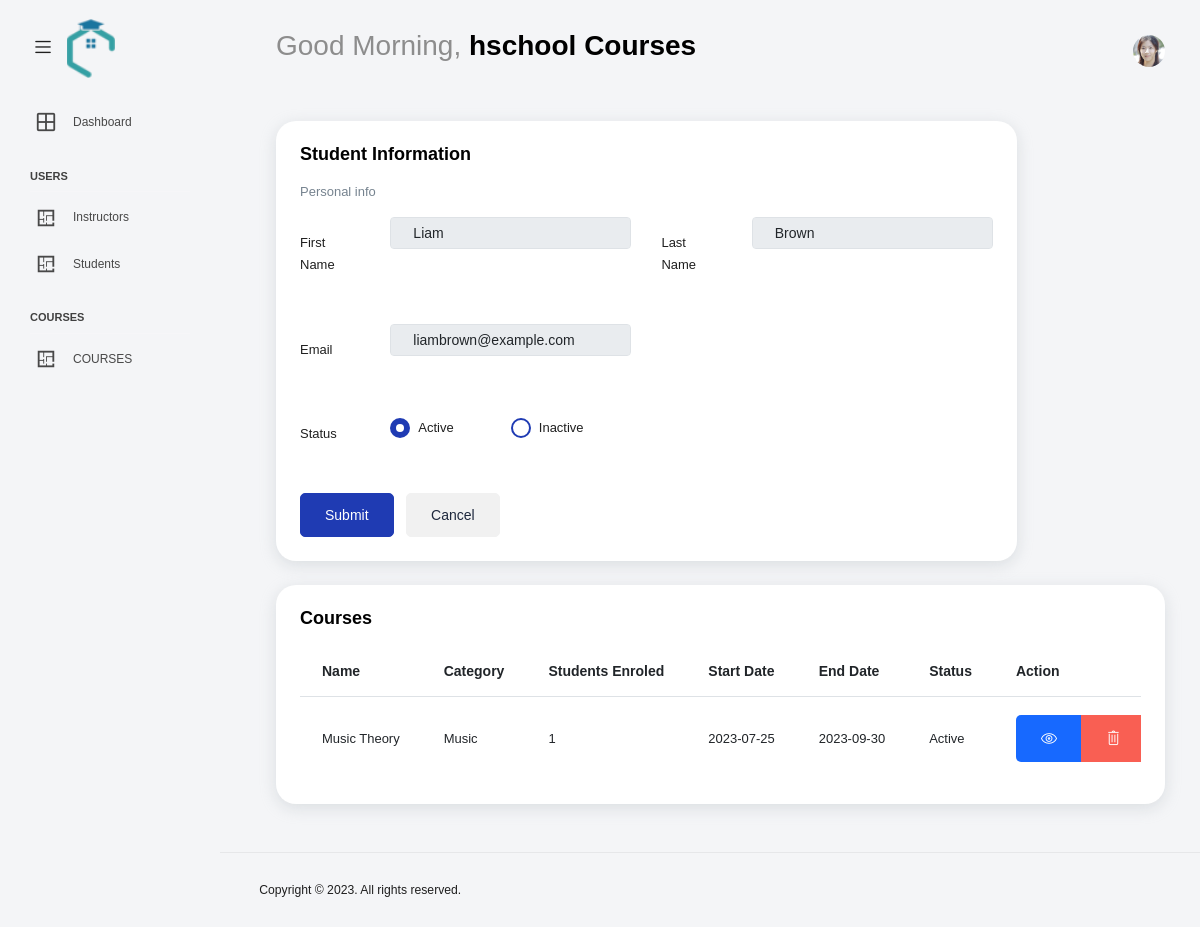
Screenshot of /trainingprovider_dashboard/studentEdit.php?Student_id=4 with the database file from the repository.
### tables this page shows
CREATE TABLE `trainingprovider` (
  `TrainingProviderID` int(11) NOT NULL,
  `FirstName` varchar(255) DEFAULT NULL,
  `LastName` varchar(255) DEFAULT NULL,
  `Email` varchar(255) DEFAULT NULL,
  `Password` varchar(255) DEFAULT NULL
);

CREATE TABLE `student` (
  `StudentID` int(11) NOT NULL,
  `FirstName` varchar(255) DEFAULT NULL,
  `LastName` varchar(255) DEFAULT NULL,
  `Gender` enum('Male','Female') DEFAULT NULL,
  `Birthdate` date DEFAULT NULL,
  `Status` enum('Active','Inactive') DEFAULT NULL,
  `Email` varchar(255) DEFAULT NULL,
  `Phone` varchar(255) DEFAULT NULL,
  `Password` varchar(255) DEFAULT NULL
);

CREATE TABLE `course` (
  `CourseID` int(11) NOT NULL,
  `Title` varchar(255) DEFAULT NULL,
  `Category` varchar(255) DEFAULT NULL,
  `Description` varchar(255) DEFAULT NULL,
  `StartDate` date DEFAULT NULL,
  `EndDate` date DEFAULT NULL,
  `Status` enum('Active','Inactive') DEFAULT NULL
);

### dashboard.php (called while the page is built, shortened)
<?php
require('../dbm.php');
$dbconn = new DatabaseManager;
$dbconn->connect();
function getTrainingProvider($userID)
{
    global $dbconn;
    $sql = "SELECT * FROM TrainingProvider WHERE TrainingProviderID = $userID";
    $result = $dbconn->query($sql);
    if ($result && $result->num_rows > 0) {
        $row = $result->fetch_assoc();
        return $row;
    } else {
        return null;
    }
}
function getStudent($userID)
{
    global $dbconn;
    $sql = "SELECT * FROM Student WHERE StudentID = $userID";
    $result = $dbconn->query($sql);
    if ($result && $result->num_rows > 0) {
        $row = $result->fetch_assoc();
        return $row;
    } else {
        return null;
    }
}
function countStudentsInCourse($courseID)
{
    global $dbconn;
    $sql = "SELECT COUNT(*) AS studentCount FROM Student_Course WHERE CourseID = $courseID";
    $result = $dbconn->query($sql);
    $row = $result->fetch_assoc();
    $studentCount = $row['studentCount'];
    return $studentCount;
}
function getCoursesDataByStudentID($studentID)
{
    global $dbconn;
    $sql = "SELECT Course.*
            FROM Course
            INNER JOIN Student_Course ON Course.CourseID = Student_Course.CourseID
            WHERE Student_Course.StudentID = $studentID";
    $courses = array();
    $result = $dbconn->query($sql);
    while ($row = $result->fetch_assoc()) {
        $courses[] = $row;
    }
    return $courses;
}
?>

### dbm.php (called while the page is built, shortened)
<?php
if (!class_exists('DatabaseManager')) {
  class DatabaseManager
  {
    private $db_conn;
    private $database = 'h-school';
    private $host = "localhost";
    private $username = "root";
    private $password = "";
    public function connect()
    {
      $this->db_conn = new mysqli($this->host, $this->username, $this->password, $this->database);
    }
    public function query($sql)
    {
      try {
        $this->db_conn->begin_transaction();
        $result = $this->db_conn->query($sql);
        $this->db_conn->commit();
        return $result;
      } catch (PDOException $e) {
        $this->db_conn->rollback();
        die($this->db_conn->error);
      }
    }
  }
}

### trainingprovider_dashboard/studentEdit.php (the view, shortened to what this page needs)
<?php
if (isset($_GET['Student_id'])) {
  $studentID = $_GET['Student_id'];
}
?>
<!DOCTYPE html>
<html lang="en">
<?php include('head.inc.php'); ?>
<body>
  <div class="container-scroller">
    <?php include('navBar.inc.php');
    $student = getStudent($studentID);
    ?>
    <div class="container-fluid page-body-wrapper">
      <section class="sidebar sidebar-offcanvas" id="sideBar">
        <?php include('sidBar.inc.php'); ?>
      </section>
      <main class="main-panel">
        <div class="content-wrapper">
          <div class="row">
            <section id="form">
              <form method="POST" action="studentEdit_Procces.php">
                <div class="col-10 grid-margin">
                  <div class="card">
                    <div class="card-body">
                      <h4 class="card-title">Student Information</h4>
                      <form >
                        <p class="card-description">
                          Personal info
                        </p>
                        <div class="row">
                          <div class="col-md-6">
                            <div class="form-group row">
                              <label class="col-sm-3 col-form-label">First Name</label>
                              <div class="col-sm-9">
                                <input type="text" class="form-control" value="<?php echo $student['FirstName']; ?>"
                                  disabled />
                              </div>
                            </div>
                          </div>
                          <div class="col-md-6">
                            <div class="form-group row">
                              <label class="col-sm-3 col-form-label">Last Name</label>
                              <div class="col-sm-9">
                                <input type="text" class="form-control" value="<?php echo $student['LastName']; ?>"
                                  disabled />
                              </div>
                            </div>
                          </div>
                        </div>
                        <div class="row">
                          <div class="col-md-6">
                            <div class="form-group row">
                              <label class="col-sm-3 col-form-label">Email</label>
                              <div class="col-sm-9">
                                <input type="text" class="form-control" value="<?php echo $student['Email']; ?>"
                                  disabled />
                              </div>
                            </div>
                          </div>
                        </div>
                        <div class="row">
                          <div class="col-md-6">
                            <div class="form-group row">
                              <label class="col-sm-3 col-form-label">Status</label>
                              <div class="col-sm-4">
                                <div class="form-check">
                                  <label class="form-check-label">
                                    Active
                                  </label>
                                </div>
                              </div>
                              <div class="col-sm-5">
                                <div class="form-check">
                                  <label class="form-check-label">
                                    Inactive
                                  </label>
                                </div>
                              </div>
                            </div>
                          </div>
                        </div>
                        <button type="submit" name="submit" id="submit" class="btn btn-primary me-2">Submit</button>
                        <button type="button" class="btn btn-secondary" onclick="window.location.href = 'http://localhost/hSchool/trainingprovider_dashboard/studentHomePage.php';">Cancel</button>
                      </form>
                    </div>
                  </div>
                </div>
              </form>
            </section>
            <section id="table">
              <div class="col-lg-12 col-md-12 grid-margin stretch-card">
                <div class="card">
                  <div class="card-body">
                    <h4 class="card-title">
                      Courses</h4>
                    <div class="table-responsive">
                      <table class="table table-hover">
                        <thead>
                          <tr>
                            <th>Name</th>
                            <th>Category</th>
                            <th>Students Enroled</th>
                            <th>Start Date</th>
                            <th>End Date</th>
                            <th>Status</th>
                            <th>Action</th>
                          </tr>
                        </thead>
                        <tbody>
                          <?php
                          $courses = getCoursesDataByStudentID($studentID);
                          foreach ($courses as $course) {
                            ?>
                            <tr>
                              <?php
                              $studentCount = countStudentsInCourse($course['CourseID']);
                              echo '<td> ' . $course['Title'] . '</td>';
                              echo '<td>' . $course['Category'] . '</td>';
                              echo '<td>' . $studentCount . '</td>';
                              echo '<td>' . $course['StartDate'] . '</td>';
                              echo '<td>' . $course['EndDate'] . '</td>';
                              echo '<td>' . $course['Status'] . '</td>';
                              $courseID = $course['CourseID'];
                              ?>
                              <td>
                                <div class="btn-group" role="group" aria-label="Basic example">
                                  <a href="courseDisplay.php?course_id=<?php echo $course['CourseID']; ?>" type="button"
                                    class="btn btn-behance">
                                    <i class="ti-eye"></i>
                                  </a>
                                  <a onclick="return UnenrollCourse()" href="studentCourseDelete_Procces.php?course_id=<?php echo $courseID ?>&user_id=<?php echo $studentID ?>" type="button" class="btn btn-danger">
                                    <i class="ti-trash"></i>
                                  </a>
                                </div>
                              </td>
                            </tr>
                            <?php
                          }
                          ?>
                        </tbody>
                      </table>
                    </div>
                  </div>
                </div>
              </div>
            </section>
          </div>
        </div>
        <?php include('footer.inc.php'); ?>
      </main>
    </div>
  </div>
</body>
</html>

### trainingprovider_dashboard/navBar.inc.php (shortened to what this page needs)
<?php
require('../dbm.php');
include('../dashboard.php');
$dbconn = new DatabaseManager;
?>
<header>
      <?php
      if (isset($_SESSION['user_id'])) {
        $user_id = $_SESSION['user_id'];
        echo "<script>console.log('Course ID from session: $user_id');</script>";
      } else {
        $user_id = 1;
      }
        $user = getTrainingProvider($user_id);
      ?>
      <nav class="navbar default-layout col-lg-12 col-12 p-0 fixed-top d-flex align-items-top flex-row">
        <div class="text-center navbar-brand-wrapper d-flex align-items-center justify-content-start">
          <div class="me-3">
            <button class="navbar-toggler navbar-toggler align-self-center" type="button" data-bs-toggle="minimize">
              <span class="icon-menu"></span>
            </button>
          </div>
          <div class="custom-navbar">
            <a class="navbar-brand brand-logo" href="index.php">
              <img src="../assets/images/logo.png" alt="logo" />
            </a>
          </div>
        </div>
        <div class="navbar-menu-wrapper d-flex align-items-top">
          <ul class="navbar-nav">
            <li class="nav-item font-weight-semibold d-none d-lg-block ms-0">
              <?php
              echo '<h1 class=" welcome-text"> Good Morning, <span class="text-black fw-bold"> ' . $user['FirstName'] . " " . $user['LastName'] . '</span></h1>';
              ?>
            </li>
          </ul>
          <ul class="navbar-nav ms-auto">
            <li class="nav-item dropdown d-none d-lg-block user-dropdown">
              <a class="nav-link" id="UserDropdown" href="#" data-bs-toggle="dropdown" aria-expanded="false">
              <img src="../student/assets/img/students/2.jpg"  class="img-xs rounded-circle" alt="Profile image" />
            </li>
          </ul>
        </div>
      </nav>
    </header>

### rows the page displays
trainingprovider: FirstName "hschool", LastName "Courses"
student: FirstName "Liam", LastName "Brown", Email "liambrown@example.com"
course: Title "Music Theory", Category "Music", studentCount "1", StartDate "2023-07-25", EndDate "2023-09-30", Status "Active"
